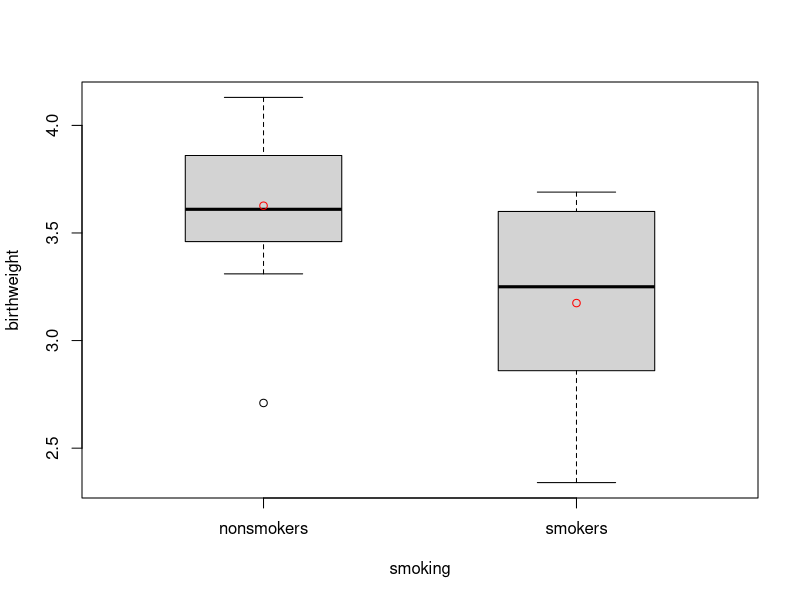
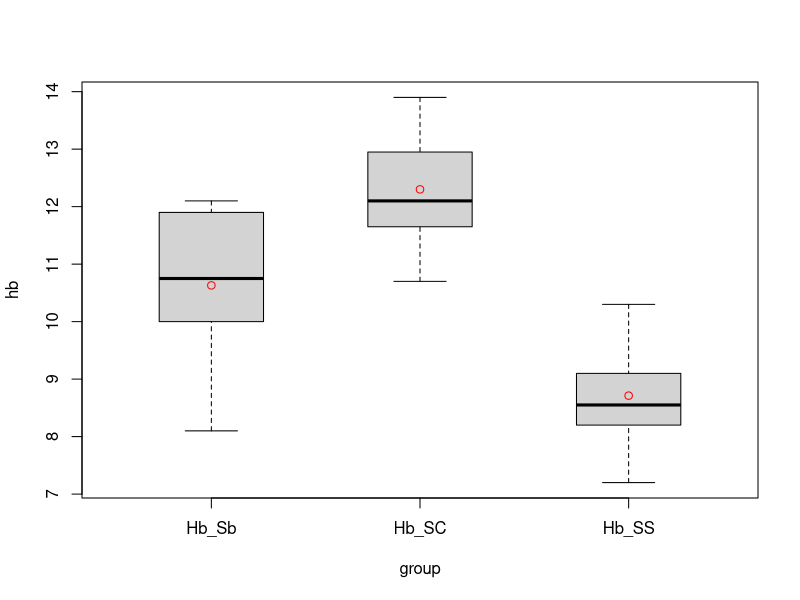

Reproduce these figures in R, in order.
## ---- chunk 1
pres <- read.csv("data/preservative.csv")
str(pres)
## ---- chunk 2
t.test(pres$ppm, alternative = "greater", mu = 3)
## ---- chunk 3
t.test(pres$ppm, alternative = "two.sided", mu = 3)
## ---- chunk 4
ppd <- read.csv("data/ppd.csv")
str(ppd)
## ---- chunk 5
# Traditional interface
t.test(ppd$ppd0, ppd$ppd1, alternative = "greater", paired = TRUE)
## ---- chunk 6
# Formula interface
t.test(Pair(ppd0, ppd1) ~ 1, data = ppd, alternative = "greater")
## ---- chunk 7
t.test(ppd$diff, alternative = "greater")
## ---- chunk 8
smk_wt <- readxl::read_xlsx("data/smoking_birth_weight.xlsx")
str(smk_wt)
## ---- chunk 9
#| fig-width: 5

table(smk_wt$smoking)
aggregate(birthweight ~ smoking, data = smk_wt, FUN = mean)
aggregate(birthweight ~ smoking, data = smk_wt, FUN = sd)
boxplot(birthweight ~ smoking, data = smk_wt, boxwex = 0.5)
points(aggregate(birthweight ~ smoking, data = smk_wt, FUN = mean), col = "red")
## ---- chunk 10
var.test(birthweight ~ smoking, data = smk_wt)
## ---- chunk 11
t.test(birthweight ~ smoking, data = smk_wt, var.equal = TRUE)
## ---- chunk 12
#| fig-width: 5

hb <- readxl::read_xlsx("data/hemoglobin.xlsx")
str(hb)
table(hb$group)
boxplot(hb ~ group, data = hb, boxwex = 0.5)
points(aggregate(hb ~ group, data = hb, FUN = mean), col = "red")
## ---- chunk 13
hb_aov <- aov(hb ~ group, data = hb)
summary(hb_aov)
## ---- chunk 14
pairwise.t.test(hb$hb, hb$group, p.adjust.method = "bonf")
